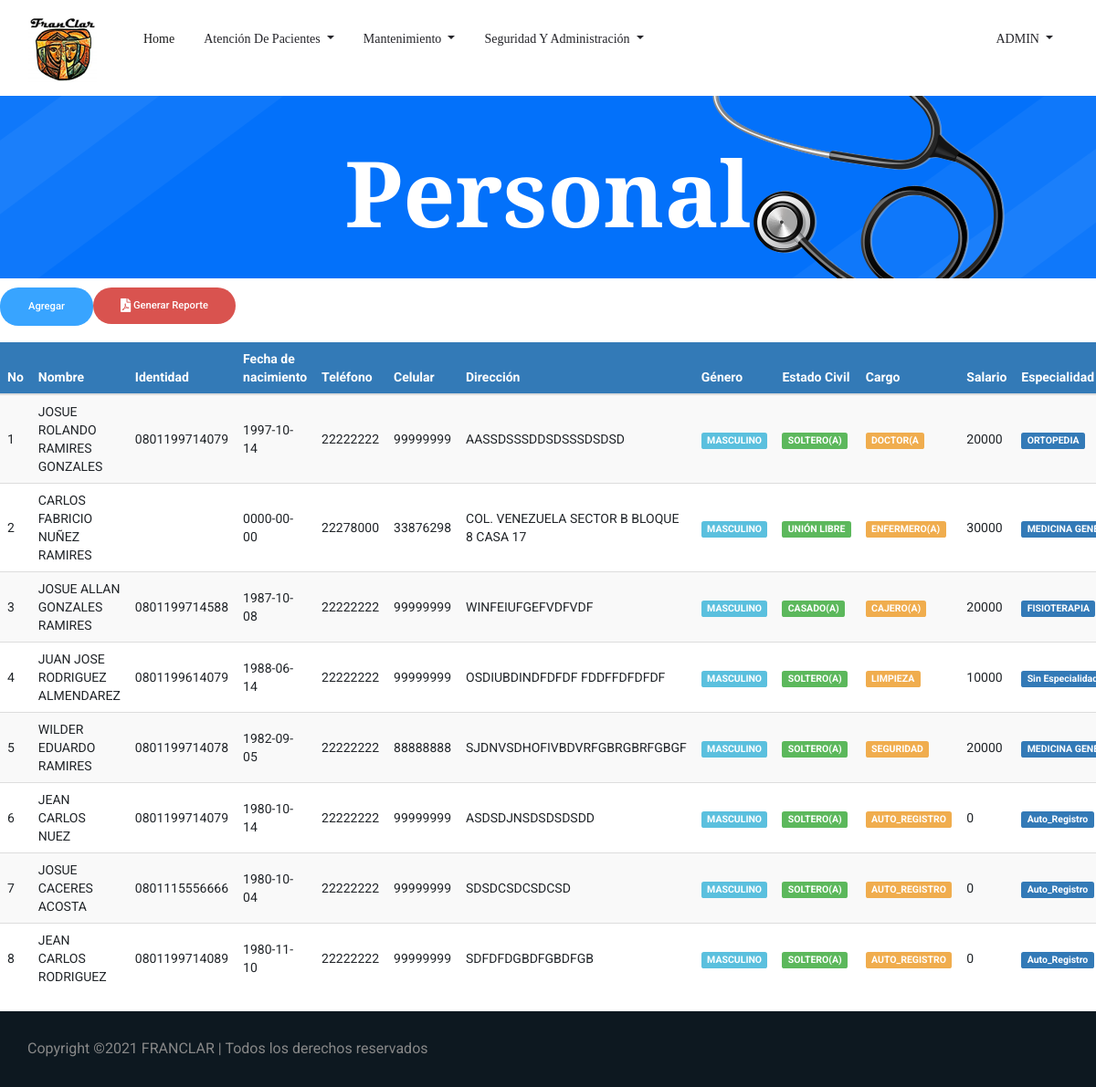
Before: /Personal.php (signed in) with the older database file.
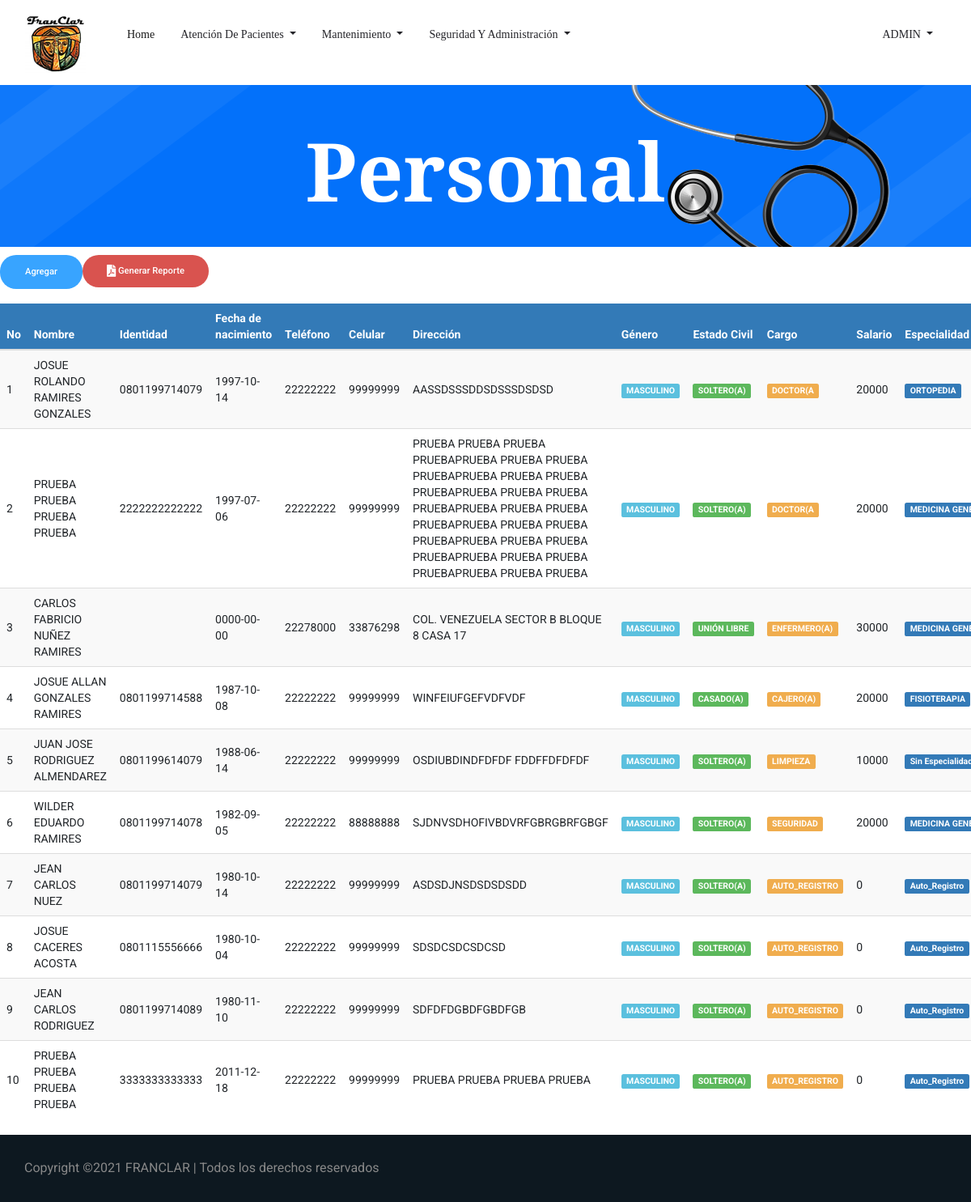
After: the same page with the newer database file.
### tables this page shows
CREATE TABLE `tbl_empleado` (
  `ID_Empleado` int(3) NOT NULL,
  `Nom_Empleado` varchar(50) NOT NULL,
  `ID_Sexo` int(1) NOT NULL,
  `ID_Est_Civil` int(3) NOT NULL,
  `ID_Cargo` int(3) NOT NULL,
  `ID_Especialidad` int(3) NOT NULL,
  `Cedula` varchar(13) NOT NULL,
  `Fec_Nacimiento` date NOT NULL,
  `Dir_Empleado` varchar(255) NOT NULL,
  `Tel_Empleado` int(8) NOT NULL,
  `Cel_Empleado` int(8) NOT NULL,
  `Salario` int(6) NOT NULL,
  `Usuario_Crea` bigint(3) DEFAULT NULL,
  `Fec_Crea` date DEFAULT NULL,
  `Usuario_Modif` bigint(3) DEFAULT NULL,
  `Fec_Modif` date DEFAULT NULL
);

CREATE TABLE `tbl_sexo` (
  `ID_Sexo` int(1) NOT NULL,
  `Descripcion_sexo` varchar(15) NOT NULL
);

CREATE TABLE `tbl_estado_civil` (
  `ID_Est_Civil` int(3) NOT NULL,
  `Descripcion_est_civil` varchar(15) NOT NULL
);

CREATE TABLE `tbl_cargo` (
  `ID_Cargo` int(3) NOT NULL,
  `Nomb_Cargo` varchar(30) NOT NULL
);

CREATE TABLE `tbl_especialidad` (
  `ID_Especialidad` int(3) NOT NULL,
  `Descripcion_Espec` varchar(30) NOT NULL,
  `Precio` int(5) NOT NULL
);

### Personal.php (the view, shortened to what this page needs)
<!doctype html>
<html lang="es">
<?php
include 'head.php'
?>
<body>
    <?php
    include 'header.php';
    ?>
    <section class="breadcrumb_part breadcrumb_bg">
        <div class="container">
            <div class="row">
                <div class="col-lg-12">
                    <div class="breadcrumb_iner">
                        <div class="breadcrumb_iner_item">
                            <h2>Personal</h2>
                        </div>
                    </div>
                </div>
            </div>
        </div>
    </section>
	 <?php
	  $rolUsuario=$_SESSION['ID_Rol'];
	 $sql=("SELECT * FROM tbl_permisos WHERE id_objeto=1 AND id_rol=$rolUsuario");
		$query=mysqli_query($con,$sql);
		if(mysqli_num_rows($query)>0){
			$row = mysqli_fetch_assoc($query);
			$permiso= $row['permiso_insertar'];
			$permiso_actualizar=$row['permiso_actualizar'];
		}if ($permiso==0){
		 echo '<div class="alert alert-danger alert-dismissable"><button type="button" class="close" data-dismiss="alert" aria-hidden="true">&times;</button>"usuario no tiene permisos para agregar nuevo"</div>';
		}else{?>
		<form class="form-inline my-2 my-lg-0 float-left">
			<a href="agregarpersonal.php" class="genric-btn info circle">Agregar</a>
		</form>
		<form class="form-inline my-2 my-lg-0 float-left">
			<a class="genric-btn btn-danger circle" onclick="buscar_personal()" href="#">
			<i class="fas fa-file-pdf fa-lg"> </i> Generar Reporte</a>
	    </form>
		<br>
	   <br>
	   <br>
		<?php } ?>
		<div class="table-responsive">
			<table id="datatableUsuarios" class="table table-striped table-hover" cellspacing="0" width="100%" >
			    <thead>
				<tr>
					<th>No</th>
					<th>Nombre</th>
					<th>Identidad</th>
                    <th>Fecha de nacimiento</th>
                    <th>Teléfono</th>
                    <th>Celular</th>
                    <th>Dirección</th>
					<th>Género</th>
					<th>Estado Civil</th>
					<th>Cargo</th>
					<th>Salario</th>
                    <th>Especialidad</th>
				</tr>
				</thead>
				<tbody>
				<?php
				$sql = mysqli_query($con, "SELECT tbl_empleado.ID_Empleado,
				tbl_empleado.Nom_Empleado,
				tbl_empleado.Cedula,
				tbl_empleado.Fec_Nacimiento,
				tbl_empleado.Tel_Empleado,
				tbl_empleado.Cel_Empleado,
				tbl_empleado.Dir_Empleado,
				tbl_sexo.Descripcion_sexo,
				tbl_estado_civil.Descripcion_est_civil,
				tbl_cargo.nomb_cargo,
				tbl_empleado.Salario,
				tbl_especialidad.Descripcion_espec FROM tbl_empleado
				INNER JOIN tbl_sexo on tbl_empleado.ID_Sexo = tbl_sexo.ID_Sexo
				INNER JOIN tbl_estado_civil on tbl_empleado.ID_Est_Civil = tbl_estado_civil.ID_Est_Civil
				INNER JOIN tbl_cargo on tbl_empleado.ID_Cargo = tbl_cargo.ID_Cargo
				INNER JOIN tbl_especialidad on tbl_empleado.ID_Especialidad = tbl_especialidad.ID_especialidad WHERE tbl_empleado.ID_Empleado <> 1");
				if(mysqli_num_rows($sql) == 0){
					echo '<tr><td colspan="8">No hay datos.</td></tr>';
				}else{
					$no = 1;
					while($row = mysqli_fetch_assoc($sql)){
					($permiso_actualizar==1)?$boton2='<a href="EditarPersonal.php?nik='.$row['ID_Empleado'].'" title="Editar datos" class="btn btn-success btn-sm"><span class="glyphicon glyphicon-edit" aria-hidden="true"></span></a>':$boton2='<a  title="Editar datos" onClick="permiso()" class="btn btn-warning btn-sm"><span class="glyphicon glyphicon-edit" aria-hidden="true"></span></a>';
						echo '
						<tr>
						<td>'.$no.'</td>
						<td>'.$row['Nom_Empleado'].'</td>
						<td>'.$row['Cedula'].'</td>
						<td>'.$row['Fec_Nacimiento'].'</td>
						<td>'.$row['Tel_Empleado'].'</td>
						<td>'.$row['Cel_Empleado'].'</td>
						<td>'.$row['Dir_Empleado'].'</td>
						<td><span class="label label-info">'.$row['Descripcion_sexo'].'</span></td>
						<td><span class="label label-success">'.$row['Descripcion_est_civil'].'</span></td>
						<td><span class="label label-warning">'.$row['nomb_cargo'].'</span></td>
						<td>'.$row['Salario'].'</td>
						<td><span class="label label-primary">'.$row['Descripcion_espec'].'</span></td>
						<td>'.$boton2.' </td>
						</tr>
						';
						$no++;
					}
				}
				?>
			</table>
		 </div>
    <?php
        include 'Copyright.php'
    ?>
</body>
</html>

### head.php (shortened to what this page needs)
<head>
  <link href="css/style_nav.css" rel="stylesheet">
  <link rel="stylesheet" href="css/bootstrap.min.css">
  <link href="font-awesome/css/font-awesome.min.css" rel="stylesheet">
  <link rel="stylesheet" href="https://use.fontawesome.com/releases/v5.8.2/css/all.css">
  <link rel="stylesheet" href="css/animate.css">
  <link rel="stylesheet" href="css/owl.carousel.min.css">
  <link rel="stylesheet" href="css/themify-icons.css">
  <link rel="stylesheet" href="css/flaticon.css">
  <link rel="stylesheet" href="css/magnific-popup.css">
  <link rel="stylesheet" href="css/nice-select.css">
  <link rel="stylesheet" href="css/slick.css">
  <link rel="stylesheet" href="https://maxcdn.bootstrapcdn.com/bootstrap/3.4.0/css/bootstrap.min.css">
  <link rel="stylesheet" href="css/style.css">
  <link rel="stylesheet" href="https://cdnjs.cloudflare.com/ajax/libs/font-awesome/4.7.0/css/font-awesome.min.css">
  <link href="css/bootstrap-datepicker.css" rel="stylesheet">
    <link href='lib/main.css' rel='stylesheet' />
    <link rel="stylesheet" href="css/main.css">
    <link rel="stylesheet" type="text/css" href="datatables/datatables.min.css"/>
    <link rel="stylesheet"  type="text/css" href="datatables/DataTables-1.10.18/css/dataTables.bootstrap4.min.css">
    <link rel="stylesheet" href="toastr/toastr.css">
  <link href="https://cdn.jsdelivr.net/npm/select2@4.1.0-beta.1/dist/css/select2.min.css" rel="stylesheet" />
</head>

### header.php (shortened to what this page needs)
<?php
$usuario=$_SESSION['Nom_Usuario'];
$rolUsuario=$_SESSION['ID_Rol'];
?>
<?php
switch ($rolUsuario) {
    case '1':?>
       <header class="main_menu">
        <div class="container">
            <div class="row align-items-center">
                <div class="col-lg-12">
                    <nav class="navbar navbar-expand-lg navbar-light">
                        <a class="navbar-brand" href="index.php"> <img src="img/franclar_logo.png" srcset="img/franclar_logo.png 800w" sizes= "(min-width: 1000px) 50vw, (min-width: 800px) 80vw, (min-width: 600px) 100vw, (min-width: 300px) 145vw, , (min-width: 250px) 100vw, (min-width: 100px) 100vw" alt="logo"> </a>
                        <div class="collapse navbar-collapse main-menu-item justify-content-center"
                            id="navbarSupportedContent">
                            <ul class="navbar-nav align-items-center">
                                <li class="nav-item active">
                                    <a class="nav-link" href="Index.php">Home</a>
                                </li>
                                <li class="nav-item dropdown">
                                    <a class="nav-link dropdown-toggle" href="#" id="navbarDropdown"
                                    role="button" data-toggle="dropdown" aria-haspopup="true" aria-expanded="false">
                                    Atención de Pacientes
                                </a>
                                </li>
                            <li class="nav-item dropdown">
                                <a class="nav-link dropdown-toggle" href="#" id="navbarDropdown"
                                role="button" data-toggle="dropdown" aria-haspopup="true" aria-expanded="false">
                                Mantenimiento
                            </a>
                                </li>
                                <li class="nav-item dropdown">
                                    <a class="nav-link dropdown-toggle" href="#" id="navbarDropdown"
                                    role="button" data-toggle="dropdown" aria-haspopup="true" aria-expanded="false">
                                        Seguridad y Administración
                                    </a>
                                </li>
                            </ul>
                        </div>
                        <div class="row">
                        <div class="col collapse navbar-collapse main-menu-item justify-content-center" id="navbarSupportedContent">
                            <ul class="navbar-nav align-items-center">
                                <li class="nav-item dropdown float-right">
                                    <a class="nav-link dropdown-toggle" href="#" id="navbarDropdown"
                                    role="button" data-toggle="dropdown" aria-haspopup="true" aria-expanded="false">
                                    <?php echo $usuario?>
                                    </a>
                                </li>
                            </ul>
                        </div>
                    </div>
                    </nav>
                </div>
            </div>
        </div>
    </header>
<?php
        break;
        ?>
<?php }?>

### Copyright.php
<footer class="footer-area">
    <div class="copyright_part">
                <div class="container">
                    <div class="row align-items-center">
                        <p class="footer-text m-0 col-lg-8 col-md-12">
    Copyright &copy;<script>document.write(new Date().getFullYear());</script> FRANCLAR | Todos los derechos reservados
    </p>
                    </div>
                </div>
            </div>
</footer>

### css/main.css (style rules this page uses)
table th { background-color: #337ab7 !important; color: white; }
table>tbody>tr>td { vertical-align: middle !important; }

Changed rows visible on the page:
added tbl_empleado: Nom_Empleado "PRUEBA PRUEBA PRUEBA PRUEBA", Cedula "2222222222222", Fec_Nacimiento "1997-07-06", Tel_Empleado "22222222", Cel_Empleado "99999999", Dir_Empleado "PRUEBA PRUEBA PRUEBA PRUEBAPRUEBA PRUEBA PRUEBA PRUEBAPRUEBA PRUEBA PRUEBA PRUEBAPRUEBA PRUEBA PRUEBA PRUEBAPRUEBA PRUEBA PRUEBA PRUEBAPRUEBA PRUEBA PRUEBA PRUEBAPRUEBA PRUEBA PRUEBA PRUEBAPRUEBA PRUEBA PRUEBA PRUEBAPRUEBA PRUEBA PRUEBA", ID_Sexo.Descripcion_sexo "MASCULINO", ID_Est_Civil.Descripcion_est_civil "SOLTERO(A)", ID_Cargo.Nomb_Cargo "DOCTOR(A", Salario "20000", ID_Especialidad.Descripcion_Espec "MEDICINA…"
added tbl_empleado: Nom_Empleado "PRUEBA PRUEBA PRUEBA PRUEBA", Cedula "3333333333333", Fec_Nacimiento "2011-12-18", Tel_Empleado "22222222", Cel_Empleado "99999999", Dir_Empleado "PRUEBA PRUEBA PRUEBA PRUEBA", ID_Sexo.Descripcion_sexo "MASCULINO", ID_Est_Civil.Descripcion_est_civil "SOLTERO(A)", ID_Cargo.Nomb_Cargo "AUTO_REGISTRO", Salario "0", ID_Especialidad.Descripcion_Espec "Auto_Registro"
